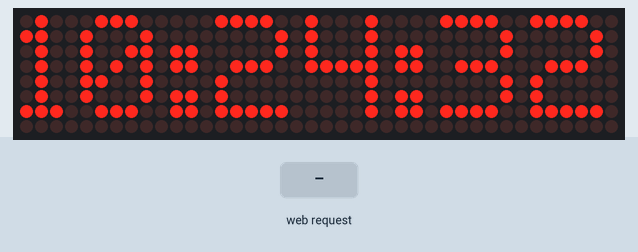
Bench run of a sketch on a simulated ESP8266 (NodeMCU). Parts: 40×8 LED matrix. The test bench sets the inputs (shaded band). WiFi joins after 1.5 s; servers stay silent unless stated; network time is answered at once with the bench clock; the local clock reads 2024-03-15 10:24:30 at power-on unless the sketch sets it; what the sketch prints to the serial monitor is not drawn.

Above: at 2.7 s.
2.8 s: HTTP request GET /param received
At 5.5 s:
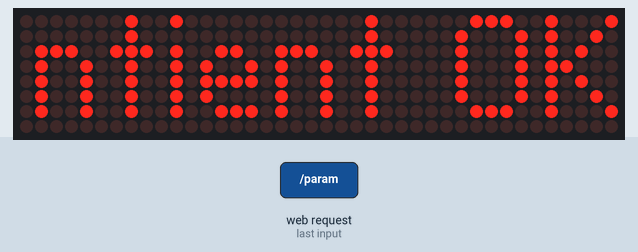
At 8.8 s:
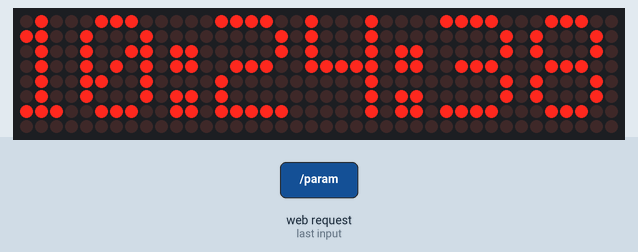

The sketch:

horloge.ino
```cpp
// Visual Micro is in vMicro>General>Tutorial Mode
//
/*
    Name:       horloge.ino
    Created:	26/05/2019 11:14:17
    Author:     DESKTOP-MNVU0P6\David-Fixe
	Remarque : Changer la façon d'analyser les messages de la com web
			 : Gérer la luminosite de l'affichage en fonction de l'heure


*/

// Define User Types below here or use a .h file
//

#include <NTPClient.h>
#include <ESP8266WiFi.h>
#include <WiFiClient.h>
//#include <ESP8266WebServer.h>
#include <ESP8266mDNS.h>
//#include <WiFiUdp.h>
#include <MD_Parola.h>
#include <MD_MAX72xx.h>
#include <SPI.h>


//**************************MATRICE-LED*********************************************
// Define the number of devices we have in the chain and the hardware interface
// NOTE: These pin numbers will probably not work with your hardware and may
// need to be adapted
#define HARDWARE_TYPE MD_MAX72XX::FC16_HW // FC16_HW pour l'avoir dans le bon sens
#define MAX_DEVICES 5
#define CLK_PIN   D5
#define DATA_PIN  D7
#define CS_PIN    D6
#define PAUSE_TIME    2000
#define SCROLL_SPEED  50
#define TEMPO_MSSG 60000

// Hardware SPI connection
//MD_Parola P = MD_Parola(HARDWARE_TYPE, CS_PIN, MAX_DEVICES);
// Arbitrary output pins
MD_Parola P = MD_Parola(HARDWARE_TYPE, DATA_PIN, CLK_PIN, CS_PIN, MAX_DEVICES);


// Define Function Prototypes that use User Types below here or use a .h file
//


// Define Functions below here or use other .ino or cpp files
//


// Constante du projet :
const char* ssid = "SFR_92E8"; // remplacer par le SSID de votre WiFi
const char* password = "voabalnevexecbinwem5"; // remplacer par le mot de passe de votre WiFi
WiFiServer server(80); // on instancie un serveur ecoutant sur le port 80
#define BUF_SIZE 240 // taille du buffer pour le tableau de caractere
char chaine[BUF_SIZE];
bool maintient_message = false;

//variable global :
String message = "";
bool ete = false;

//Pour récupérer l'heure sur un serveur de temps
WiFiClient espClient;
WiFiUDP ntpUDP;

NTPClient timeClient(ntpUDP, "ntp.midway.ovh", 3600, 60000);


// The setup() function runs once each time the micro-controller starts
void setup()
{
	Serial.begin(115200);

	// on demande la connexion au WiFi
	WiFi.begin(ssid, password);
	Serial.println("Demarrage");
	// on attend d'etre connecte au WiFi avant de continuer
	while (WiFi.status() != WL_CONNECTED) {
		delay(500);
		Serial.print(".");
	}
	// on affiche l'adresse IP qui nous a ete attribuee
	Serial.println("");
	Serial.print("IP address: ");
	Serial.println(WiFi.localIP());
	// on definit ce qui doit etre fait lorsque la route /bonjour est appelee
	// ici on va juste repondre avec un "hello !"


	// on commence a ecouter les requetes venant de l'exterieur
	server.begin();

	//Debut du sereur ntp
	timeClient.begin();


	//Init de la matrice a led :
	P.begin();

}


// Add the main program code into the continuous loop() function
void loop()
{
	// a chaque iteration, on appelle handleClient pour que les requetes soient traitees
	//server.handleClient();
	timeClient.update();//update de l'heure
	//Serial.println(timeClient.getFormattedTime());


	//Récupération de l'heure dans des variables
	int heure = 0;
	int minute = 0;
	int seconde = 0;

	String strHeure = Heure_str(timeClient.getHours(), timeClient.getMinutes(), timeClient.getSeconds(), ete);
	//String reception = Communication_web();

	Luminosite(timeClient.getHours());
	AffichageHeure(strHeure);

	switch (decode(Communication_web())) {
	case 1 :
		AffichageText("Maintient OK", 5000, false);
		//maintient_message = !maintient_message;
		break;

	case 2 :
		AffichageText("Ete OK", 5000, false);
		//ete = !ete;
		break;

	case 3 :
		AffichageText(message, TEMPO_MSSG, maintient_message);
		break;

	default:
		break;
	}
	//Serial.println(reception);


}

int decode(String reception) {
	char recept[2];
	char decode[4] = "GET";

	//Vérification de la réception :
	for (int i = 0; i < 3; i++) {
		recept[i] = reception[i];
		//Serial.print("i : ");
		//Serial.println(i);
		//Serial.print("recept[i] : ");
		//Serial.println(recept[i]);
		//Serial.print("reception[i] : ");
		//Serial.println(reception[i]);
		if (recept[i] != decode[i]) {
			return 0;
		}
		if (i == 2) {//Si on arrive à 3 c'est qu'on à la présence d'un GET
			Serial.println("###################OK################");
			Serial.print(reception);

			//Analyse du message reçu
			if (reception.indexOf("param") != -1) {
				//AffichageText("Parametrage", 1000);//Si c'est un message de parametrage
				int start = reception.indexOf(':');
				int stop = reception.lastIndexOf('*');
				String param = reception.substring(start + 1, stop);
				//AffichageText(param, 2000, false);
				if (param == "maintient") {
					/*
					AffichageText("Maintient OK", 5000, false);
					maintient_message = true;*/
					maintient_message = !maintient_message;
					return 1;
				}

				if (param == "ete") {

					//Serial.println("ete recu");
					ete = !ete;
					return 2;
				}
			}
			else {
				int start = reception.indexOf("/");
				int stop = reception.lastIndexOf('*');

				message = reception.substring(start + 1, stop);
				message.replace('_', ' ');
				Serial.print("Le message reçu est : ");
				Serial.println(message);
				return 3;
				//AffichageText(message, TEMPO_MSSG, maintient_message);
			}

		}
	}

}


int Luminosite(int heure) {
	//Fonction pour gérer la luminosité de l'affichage en fonction de l'heure

	if (heure > 8 && heure < 19)
	{
		P.setIntensity(7);
		return 0;
	}

	else
	{
		P.setIntensity(1);
		return 1;
	}

}

String Heure_str(int heure, int minute , int seconde , bool ete) {
	String strHeure = "";
	String strMinute = "";
	String strSeconde = "";


	if (minute < 10) {
		strMinute = "0" + String(minute);
	}

	else {
		strMinute = String(minute);
	}


	if (ete) {

		strHeure = String(heure + 1);
	}

	else {
		strHeure = String(heure);
	}

	if (seconde < 10) {

		strSeconde = "0" + String(seconde);
	}

	else {

		strSeconde = String(seconde);
	}


		return strHeure + ":" + strMinute + ":" + strSeconde;
}


void AffichageHeure(String heure) {
	heure.toCharArray(chaine, BUF_SIZE);//conversion en tableau de caractere
	P.displayText(chaine, PA_CENTER, 0, 0, PA_PRINT, PA_NO_EFFECT);
	P.displayAnimate();

}

void AffichageText(String text, int tempo , bool maintient) {
	text.toCharArray(chaine, BUF_SIZE);//conversion en tableau de caractere
	//P.displayText(chaine, PA_CENTER, SCROLL_SPEED, PAUSE_TIME, PA_PRINT, PA_SCROLL_LEFT);
	//P.displayAnimate();
	unsigned long oldTime = millis();
	unsigned long currentTime = millis();


	if (maintient == true) {
		while (maintient == true)
		{
			if (P.displayAnimate()) {
				P.displayText(chaine, PA_LEFT, 50, 200, PA_SCROLL_LEFT, PA_SCROLL_LEFT);
			}
			if (decode(Communication_web()) != 0)
				break;
		}
	}
	else
	{
		while (currentTime <= (oldTime + tempo)) {
			//Serial.print("current time : ");
			//Serial.println(currentTime);
			if (P.displayAnimate()) {
				P.displayText(chaine, PA_LEFT, 50, 200, PA_SCROLL_LEFT, PA_SCROLL_LEFT);
			}
			currentTime = millis();
			yield();
		}
	}

		//P.displayScroll(chaine, PA_LEFT, PA_SCROLL_LEFT, SCROLL_SPEED);
		//P.displayAnimate();
}

String Communication_web() {

	WiFiClient client = server.available();
	if (!client) {
		return "";
	}

	// Wait until the client sends some data
	Serial.println("new client");
	while (!client.available()) {
		delay(1);
	}

	// Read the first line of the request
	String req = client.readStringUntil('\r');
	//String te = "";
	//te = client.readString();
	//Serial.print("Req : ");
	//Serial.println(req);
	//Serial.print("te : ");
	//Serial.println(te);
	client.flush();

	int val;
	if (req.indexOf("GET") != -1)
		val = 0;

	//if (req.indexOf("param:") != -1)
		//val = 1;

	else {
		Serial.println("invalid request");
		client.stop();
		return "";
	}

	String s = "HTTP/1.1 200 OK\r\nContent-Type: text/html\r\n\r\n<!DOCTYPE HTML>\r\n<html>\r\nCommande recu";

	s += "</html>\n";
	client.print(s);
	//Serial.println(s);
	delay(1);
	Serial.println("Client disonnected");
	return req;

}
```

Measured:
- after the input at 2.8 s, the display: first changes after 0.05 s (image 1 shows a later state)
- what the display in image 2 shows lasts 1.0 s, from 8.0 s to 9.0 s
